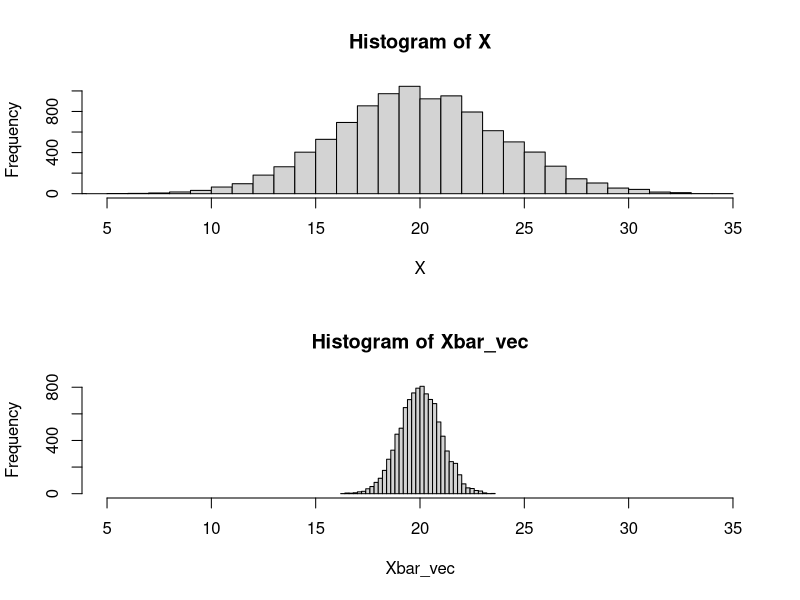
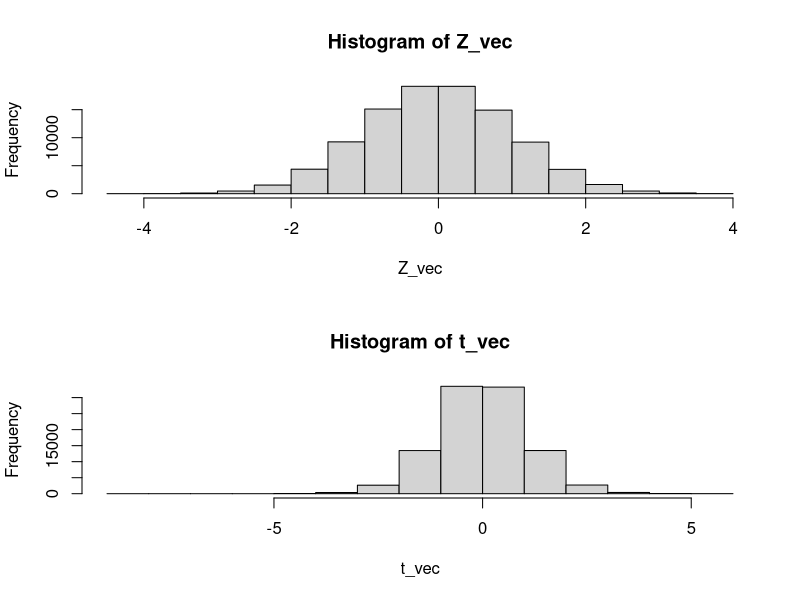

Reproduce these figures in R, in order.
## demonstrate Central Limit theorem with Gaussian deviates

## Gaussian of mean mu=20, Standard dev. sigma=4
mu<-20
sigma<-4

nsamples<-16

## draw 10000 random deviates from Gaussian and plot histogram
X<-rnorm(10000, mean=mu, sd=sigma)
## hist(X, breaks=40)

## In a for loop, draw n random deviates every time, compute xbar
## fill the vector of xbar. Do this 10000 times, so that we get 
## 10000 xbar values to plot

## create empty vector to store Xbar

Xbar_vec<- c() 

for(i in 1:10000){
	
	X1<-rnorm(nsamples, mean=mu, sd=sigma)
	Xbar<-mean(X1)
	
	Xbar_vec<- c(Xbar_vec, Xbar)

}

#print(Xbar_vec)

## Plot the distribution of X and Xbar to compare

## Split the canvas into two verticalsections
par(mfrow=c(2,1))

# plot the distribution of X
hist (X, breaks=40, xlim=c(5,35))

# plot dist of X bar 
hist(Xbar_vec, breaks=40,xlim=c(5,35))

print(paste("mean(X)= ", mean(X)))
#[1] "mean(X)=  19.9728156735364"

print(paste("sd(X)= ", sd(X)))
#[1] "sd(X)=  4.00968931157085"

print(paste("mean(Xbar_vec)= ", mean(Xbar_vec)))
#[1] "mean(Xbar_vec)=  20.010399683368"

 print(paste("sd(Xbar_vec)= ", sd(Xbar_vec)))
#[1] "sd(Xbar_vec)=  1.00300085740438"


## Z(unit normal) and t statistic distribution

msample<-16
Z_vec<- c()
t_vec<- c() 

mu<-20
sigma<-4


for(i in 1:100000){
	Xc <- rnorm(msample, mean=mu, sd=sigma)
	Xcbar <-mean(Xc)
	s <- sd(Xc)
	## central Limit theorem
	Z =  ((Xcbar-mu)/(sigma/sqrt(msample)))
	
	t =  ((Xcbar-mu)/(s/sqrt(msample)))
	Z_vec<- c(Z_vec, Z)
	t_vec<- c(t_vec, t)
}

## plot Z and t statistic distributions
par(mfrow= c(2,1))

hist(Z_vec)
hist(t_vec)



